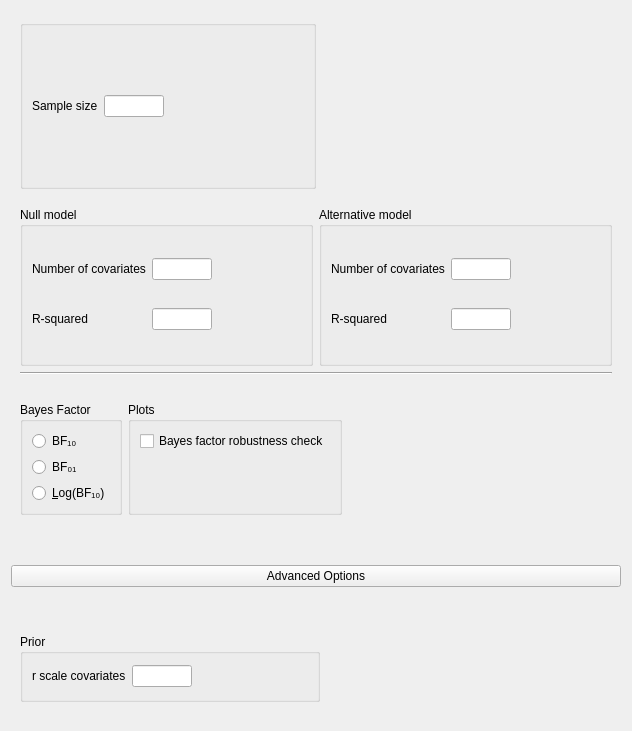
<?xml version="1.0" encoding="UTF-8"?>
<ui version="4.0">
 <class>SummaryStatsRegressionLinearBayesianForm</class>
 <widget class="QWidget" name="SummaryStatsRegressionLinearBayesianForm">
  <property name="geometry">
   <rect>
    <x>0</x>
    <y>0</y>
    <width>632</width>
    <height>731</height>
   </rect>
  </property>
  <property name="sizePolicy">
   <sizepolicy hsizetype="Fixed" vsizetype="Preferred">
    <horstretch>0</horstretch>
    <verstretch>0</verstretch>
   </sizepolicy>
  </property>
  <property name="windowTitle">
   <string>Form</string>
  </property>
  <layout class="QGridLayout" name="gridLayout">
   <property name="verticalSpacing">
    <number>0</number>
   </property>
   <item row="3" column="0">
    <widget class="QWidget" name="topWidget" native="true">
     <property name="sizePolicy">
      <sizepolicy hsizetype="Preferred" vsizetype="Fixed">
       <horstretch>0</horstretch>
       <verstretch>0</verstretch>
      </sizepolicy>
     </property>
     <layout class="QGridLayout" name="gridLayout_3">
      <property name="leftMargin">
       <number>0</number>
      </property>
      <property name="topMargin">
       <number>0</number>
      </property>
      <property name="rightMargin">
       <number>0</number>
      </property>
      <property name="verticalSpacing">
       <number>3</number>
      </property>
      <item row="1" column="0">
       <widget class="QWidget" name="widget_4" native="true">
        <layout class="QGridLayout" name="gridLayout_5">
         <item row="1" column="0">
          <widget class="QWidget" name="widget_12" native="true">
           <property name="sizePolicy">
            <sizepolicy hsizetype="Fixed" vsizetype="Fixed">
             <horstretch>0</horstretch>
             <verstretch>0</verstretch>
            </sizepolicy>
           </property>
           <layout class="QGridLayout" name="gridLayout_4">
            <property name="leftMargin">
             <number>0</number>
            </property>
            <property name="rightMargin">
             <number>0</number>
            </property>
            <property name="bottomMargin">
             <number>0</number>
            </property>
            <item row="1" column="1">
             <widget class="GroupBox" name="plots">
              <property name="title">
               <string>Plots</string>
              </property>
              <layout class="QGridLayout" name="gridLayout_8">
               <item row="0" column="0" colspan="2">
                <widget class="BoundCheckBox" name="plotBayesFactorRobustness">
                 <property name="text">
                  <string>Bayes factor robustness check</string>
                 </property>
                </widget>
               </item>
               <item row="1" column="1">
                <spacer name="verticalSpacer_4">
                 <property name="orientation">
                  <enum>Qt::Vertical</enum>
                 </property>
                 <property name="sizeHint" stdset="0">
                  <size>
                   <width>20</width>
                   <height>40</height>
                  </size>
                 </property>
                </spacer>
               </item>
              </layout>
             </widget>
            </item>
            <item row="1" column="0">
             <widget class="BoundGroupBox" name="bayesFactorType">
              <property name="title">
               <string>Bayes Factor</string>
              </property>
              <property name="flat">
               <bool>false</bool>
              </property>
              <layout class="QGridLayout" name="gridLayout_13">
               <item row="1" column="0">
                <widget class="QRadioButton" name="_2">
                 <property name="text">
                  <string>BF₀₁</string>
                 </property>
                </widget>
               </item>
               <item row="0" column="0">
                <widget class="QRadioButton" name="_1">
                 <property name="text">
                  <string>BF₁₀</string>
                 </property>
                </widget>
               </item>
               <item row="2" column="0">
                <widget class="QRadioButton" name="_3">
                 <property name="text">
                  <string>&amp;Log(BF₁₀)</string>
                 </property>
                </widget>
               </item>
              </layout>
             </widget>
            </item>
           </layout>
          </widget>
         </item>
         <item row="1" column="1">
          <spacer name="horizontalSpacer_5">
           <property name="orientation">
            <enum>Qt::Horizontal</enum>
           </property>
           <property name="sizeHint" stdset="0">
            <size>
             <width>40</width>
             <height>20</height>
            </size>
           </property>
          </spacer>
         </item>
        </layout>
       </widget>
      </item>
     </layout>
    </widget>
   </item>
   <item row="6" column="0">
    <widget class="QWidget" name="advancedBox" native="true">
     <layout class="QGridLayout" name="gridLayout_2">
      <property name="leftMargin">
       <number>0</number>
      </property>
      <property name="topMargin">
       <number>0</number>
      </property>
      <property name="rightMargin">
       <number>0</number>
      </property>
      <item row="0" column="0" rowspan="2" colspan="2">
       <widget class="ExpanderButton" name="expanderAdvanced">
        <property name="enabled">
         <bool>true</bool>
        </property>
        <property name="acceptDrops">
         <bool>false</bool>
        </property>
        <property name="text">
         <string>Advanced Options</string>
        </property>
        <property name="autoDefault">
         <bool>true</bool>
        </property>
        <property name="default">
         <bool>false</bool>
        </property>
        <property name="flat">
         <bool>false</bool>
        </property>
       </widget>
      </item>
      <item row="3" column="0" rowspan="2" colspan="2">
       <widget class="QWidget" name="advancedOptions" native="true">
        <property name="enabled">
         <bool>true</bool>
        </property>
        <layout class="QGridLayout" name="gridLayout_7">
         <item row="0" column="0">
          <widget class="GroupBox" name="groupBox_2">
           <property name="maximumSize">
            <size>
             <width>300</width>
             <height>16777215</height>
            </size>
           </property>
           <property name="title">
            <string>Prior</string>
           </property>
           <layout class="QGridLayout" name="gridLayout_9">
            <item row="0" column="1">
             <widget class="BoundTextBox" name="priorWidth">
              <property name="minimumSize">
               <size>
                <width>60</width>
                <height>0</height>
               </size>
              </property>
              <property name="maximumSize">
               <size>
                <width>60</width>
                <height>16777215</height>
               </size>
              </property>
             </widget>
            </item>
            <item row="0" column="0">
             <widget class="QLabel" name="label_5">
              <property name="text">
               <string>r scale covariates</string>
              </property>
             </widget>
            </item>
            <item row="0" column="2">
             <spacer name="horizontalSpacer">
              <property name="orientation">
               <enum>Qt::Horizontal</enum>
              </property>
              <property name="sizeHint" stdset="0">
               <size>
                <width>293</width>
                <height>20</height>
               </size>
              </property>
             </spacer>
            </item>
           </layout>
          </widget>
         </item>
         <item row="0" column="2">
          <spacer name="horizontalSpacer_3">
           <property name="orientation">
            <enum>Qt::Horizontal</enum>
           </property>
           <property name="sizeType">
            <enum>QSizePolicy::Preferred</enum>
           </property>
           <property name="sizeHint" stdset="0">
            <size>
             <width>40</width>
             <height>20</height>
            </size>
           </property>
          </spacer>
         </item>
         <item row="0" column="1">
          <widget class="QWidget" name="widget_2" native="true"/>
         </item>
        </layout>
       </widget>
      </item>
     </layout>
    </widget>
   </item>
   <item row="0" column="0">
    <widget class="QWidget" name="inputBox" native="true">
     <layout class="QGridLayout" name="gridLayout_10">
      <item row="0" column="1">
       <widget class="BoundGroupBox" name="sampleSizeInputBox">
        <property name="title">
         <string/>
        </property>
        <layout class="QGridLayout" name="gridLayout_25">
         <item row="0" column="0">
          <widget class="QLabel" name="label_11">
           <property name="text">
            <string>Sample size</string>
           </property>
          </widget>
         </item>
         <item row="0" column="1">
          <widget class="BoundTextBox" name="sampleSize">
           <property name="maximumSize">
            <size>
             <width>60</width>
             <height>16777215</height>
            </size>
           </property>
          </widget>
         </item>
         <item row="0" column="2">
          <spacer name="horizontalSpacer_4">
           <property name="orientation">
            <enum>Qt::Horizontal</enum>
           </property>
           <property name="sizeHint" stdset="0">
            <size>
             <width>40</width>
             <height>20</height>
            </size>
           </property>
          </spacer>
         </item>
        </layout>
       </widget>
      </item>
      <item row="0" column="2">
       <spacer name="horizontalSpacer_2">
        <property name="orientation">
         <enum>Qt::Horizontal</enum>
        </property>
        <property name="sizeHint" stdset="0">
         <size>
          <width>40</width>
          <height>20</height>
         </size>
        </property>
       </spacer>
      </item>
     </layout>
    </widget>
   </item>
   <item row="1" column="0">
    <widget class="QWidget" name="modelsWidget" native="true">
     <layout class="QGridLayout" name="gridLayout_11">
      <item row="0" column="0">
       <layout class="QGridLayout" name="gridLayout_12">
        <item row="1" column="0">
         <widget class="BoundGroupBox" name="nullModelGroupBox">
          <property name="title">
           <string>Null model</string>
          </property>
          <layout class="QGridLayout" name="gridLayout_26">
           <item row="0" column="1">
            <widget class="BoundTextBox" name="numberOfCovariatesNull">
             <property name="maximumSize">
              <size>
               <width>60</width>
               <height>16777215</height>
              </size>
             </property>
            </widget>
           </item>
           <item row="0" column="2">
            <spacer name="horizontalSpacer_6">
             <property name="orientation">
              <enum>Qt::Horizontal</enum>
             </property>
             <property name="sizeHint" stdset="0">
              <size>
               <width>40</width>
               <height>20</height>
              </size>
             </property>
            </spacer>
           </item>
           <item row="0" column="0">
            <widget class="QLabel" name="label_12">
             <property name="text">
              <string>Number of covariates</string>
             </property>
            </widget>
           </item>
           <item row="1" column="0">
            <widget class="QLabel" name="label">
             <property name="text">
              <string>R-squared</string>
             </property>
            </widget>
           </item>
           <item row="1" column="2">
            <spacer name="horizontalSpacer_7">
             <property name="orientation">
              <enum>Qt::Horizontal</enum>
             </property>
             <property name="sizeHint" stdset="0">
              <size>
               <width>40</width>
               <height>20</height>
              </size>
             </property>
            </spacer>
           </item>
           <item row="1" column="1">
            <widget class="BoundTextBox" name="unadjustedRSquaredNull">
             <property name="maximumSize">
              <size>
               <width>60</width>
               <height>16777215</height>
              </size>
             </property>
            </widget>
           </item>
          </layout>
         </widget>
        </item>
        <item row="1" column="1">
         <widget class="BoundGroupBox" name="alternativeModelGroupBox">
          <property name="title">
           <string>Alternative model</string>
          </property>
          <layout class="QGridLayout" name="gridLayout_27">
           <item row="0" column="1">
            <widget class="BoundTextBox" name="numberOfCovariatesAlternative">
             <property name="maximumSize">
              <size>
               <width>60</width>
               <height>16777215</height>
              </size>
             </property>
             <property name="text">
              <string/>
             </property>
            </widget>
           </item>
           <item row="0" column="2">
            <spacer name="horizontalSpacer_8">
             <property name="orientation">
              <enum>Qt::Horizontal</enum>
             </property>
             <property name="sizeHint" stdset="0">
              <size>
               <width>40</width>
               <height>20</height>
              </size>
             </property>
            </spacer>
           </item>
           <item row="0" column="0">
            <widget class="QLabel" name="label_13">
             <property name="text">
              <string>Number of covariates</string>
             </property>
            </widget>
           </item>
           <item row="1" column="0">
            <widget class="QLabel" name="label_2">
             <property name="text">
              <string>R-squared</string>
             </property>
            </widget>
           </item>
           <item row="1" column="2">
            <spacer name="horizontalSpacer_9">
             <property name="orientation">
              <enum>Qt::Horizontal</enum>
             </property>
             <property name="sizeHint" stdset="0">
              <size>
               <width>40</width>
               <height>20</height>
              </size>
             </property>
            </spacer>
           </item>
           <item row="1" column="1">
            <widget class="BoundTextBox" name="unadjustedRSquaredAlternative">
             <property name="maximumSize">
              <size>
               <width>60</width>
               <height>16777215</height>
              </size>
             </property>
             <property name="text">
              <string/>
             </property>
            </widget>
           </item>
          </layout>
         </widget>
        </item>
       </layout>
      </item>
      <item row="1" column="0">
       <widget class="Line" name="line">
        <property name="orientation">
         <enum>Qt::Horizontal</enum>
        </property>
       </widget>
      </item>
     </layout>
    </widget>
   </item>
  </layout>
 </widget>
 <customwidgets>
  <customwidget>
   <class>GroupBox</class>
   <extends>QGroupBox</extends>
   <header>widgets/groupbox.h</header>
   <container>1</container>
  </customwidget>
  <customwidget>
   <class>BoundTextBox</class>
   <extends>QLineEdit</extends>
   <header>widgets/boundtextbox.h</header>
  </customwidget>
  <customwidget>
   <class>BoundGroupBox</class>
   <extends>QGroupBox</extends>
   <header>widgets/boundgroupbox.h</header>
   <container>1</container>
  </customwidget>
  <customwidget>
   <class>BoundCheckBox</class>
   <extends>QCheckBox</extends>
   <header>widgets/boundcheckbox.h</header>
  </customwidget>
  <customwidget>
   <class>ExpanderButton</class>
   <extends>QPushButton</extends>
   <header>widgets/expanderbutton.h</header>
  </customwidget>
 </customwidgets>
 <resources/>
 <connections/>
</ui>
